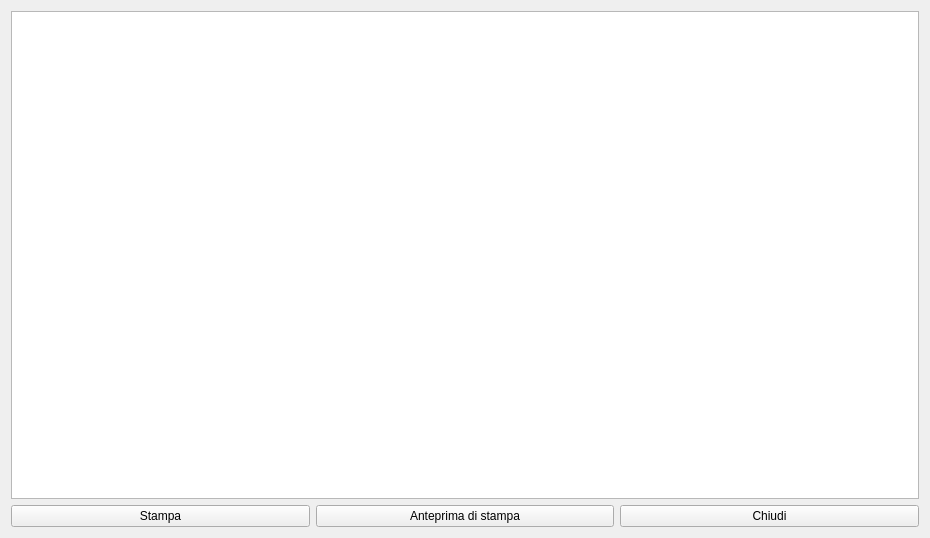
<?xml version="1.0" encoding="UTF-8"?>
<ui version="4.0">
 <class>CPrintingJob</class>
 <widget class="QWidget" name="CPrintingJob">
  <property name="geometry">
   <rect>
    <x>0</x>
    <y>0</y>
    <width>930</width>
    <height>538</height>
   </rect>
  </property>
  <property name="windowTitle">
   <string>Stampe</string>
  </property>
  <layout class="QVBoxLayout" name="verticalLayout_2">
   <item>
    <layout class="QVBoxLayout" name="verticalLayout">
     <item>
      <widget class="QTextEdit" name="textEdit"/>
     </item>
     <item>
      <layout class="QHBoxLayout" name="horizontalLayout">
       <item>
        <widget class="QPushButton" name="pushButton">
         <property name="text">
          <string>Stampa</string>
         </property>
        </widget>
       </item>
       <item>
        <widget class="QPushButton" name="pushButton_2">
         <property name="text">
          <string>Anteprima di stampa</string>
         </property>
        </widget>
       </item>
       <item>
        <widget class="QPushButton" name="pushButton_3">
         <property name="text">
          <string>Chiudi</string>
         </property>
        </widget>
       </item>
      </layout>
     </item>
    </layout>
   </item>
  </layout>
 </widget>
 <resources/>
 <connections/>
</ui>
